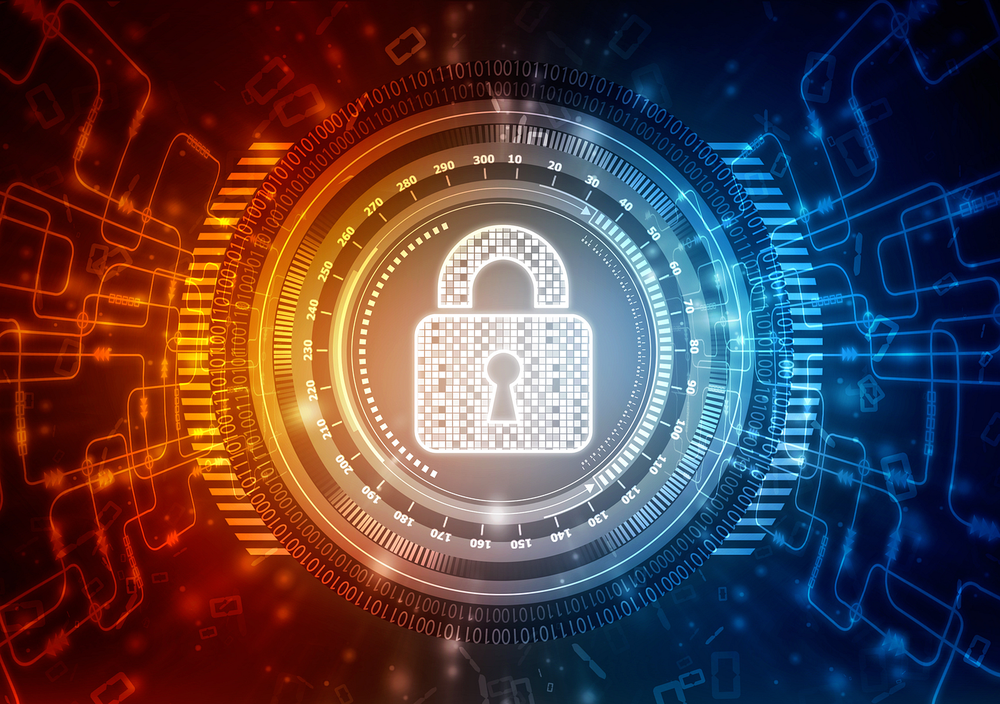
#> input picture PRODIGY_CS_02/cs.png, 1000 x 704 px, shrunk from 1400 x 986 before the run, found by its file name
$ python task2.py
#> lines starting #> are read from the running program, lines starting #| are printed output that depends on the picture
#Prodigy Infotech Task-02

#Task-02 : Pixel Manipulation for Image Encryption

#Develop a simple image encryption tool using pixel manipulation. You can perform operations like swapping pixel values or applying a basic mathematical operation to each pixel. Allow users to encrypt and decrypt images.

#CODE:

from PIL import Image
import numpy as np

def encrypt_image(image_path, output_path, key):
#> called with image_path = 'C:\\Users\\sujat\\Downloads\\cs.png', key = 50
    image = Image.open(image_path)
#> image is the input picture: PIL image 1000x704 RGB; mean R, G, B 82.7, 62.8, 67.5
    pixels = np.array(image, dtype=np.int32)

    # Encrypting by adding key and using modulo to keep values within 0-255
    encrypted_pixels = (pixels + key) % 256
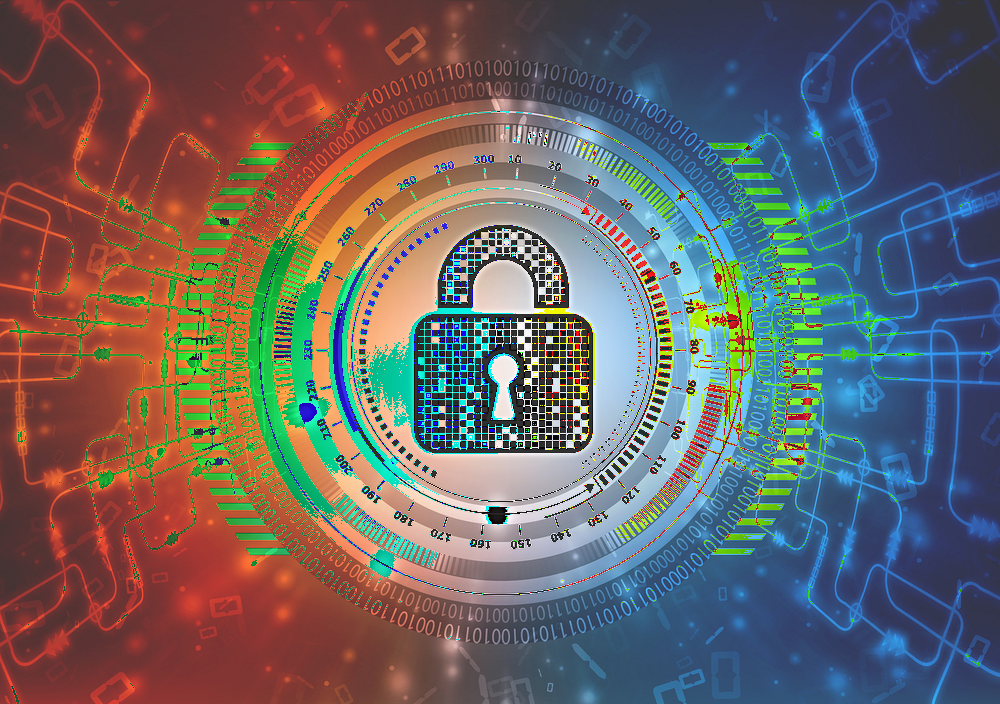
#> encrypted_pixels: shape (704, 1000, 3) int32; mean R, G, B 106.6, 99.4, 100
    encrypted_pixels = np.clip(encrypted_pixels, 0, 255)
    encrypted_image = Image.fromarray(encrypted_pixels.astype('uint8'))
    encrypted_image.save(output_path)
    print(f"Image encrypted and saved to {output_path}")

def decrypt_image(image_path, output_path, key):
    image = Image.open(image_path)
    pixels = np.array(image, dtype=np.int32)

    # Decrypting by subtracting key and using modulo to keep values within 0-255
    decrypted_pixels = (pixels - key) % 256
    decrypted_pixels = np.clip(decrypted_pixels, 0, 255)
    decrypted_image = Image.fromarray(decrypted_pixels.astype('uint8'))
    decrypted_image.save(output_path)
    print(f"Image decrypted and saved to {output_path}")

key = 50  # This is the key for encryption/decryption
input_image = r'C:\Users\sujat\Downloads\cs.png'
encrypted_image = r'C:\Users\sujat\Downloads\encrypted_image.png'
decrypted_image = r'C:\Users\sujat\Downloads\decrypted_image.png'

encrypt_image(input_image, encrypted_image, key)
decrypt_image(encrypted_image, decrypted_image, key)

#END...
